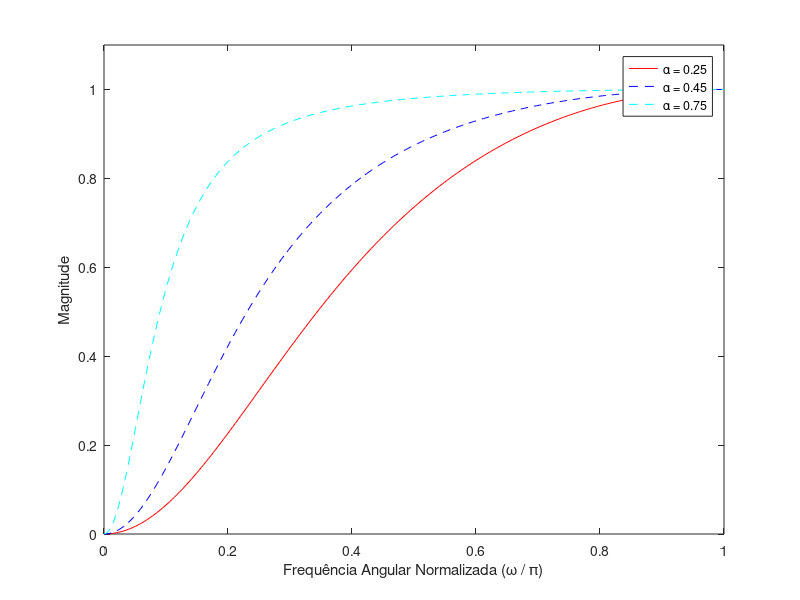
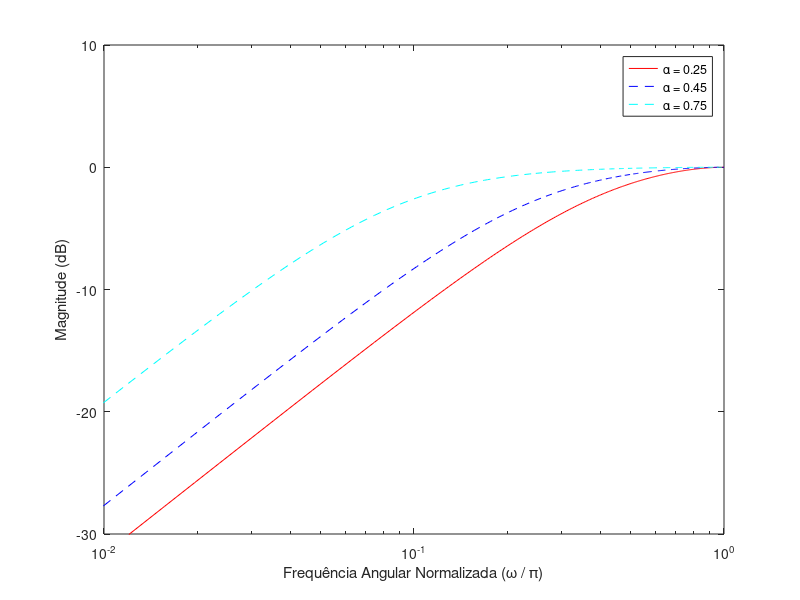

These charts were generated, in order, by the following MATLAB code:
% Plots em magnitude (Magnitude x Ω – frequência normalizada, 0 ≤ Ω ≤ 1)
% e em decibéis (Ganho em dB x Ω – frequência normalizada, 10-2 ≤ Ω ≤ 10^0 ) 
% da resposta em frequência |HPA(ejw)|^2 de um Filtro Passa-Altas IIR de 1ª ordem
% para valores de  = 0.25, 0.45 e 0.75. 

w = 0:pi/255:pi;
% Função de transferência
H1 = freqz([0.625 -0.625], [1 -0.25],w);
H2 = freqz([0.725 -0.725], [1 -0.45],w);
H3 = freqz([0.875 -0.875], [1 -0.75],w);
% Cálculo da Magnitude
m1 = abs(H1);
m2 = abs(H2);
m3 = abs(H3);
% Magnitude ao quadrado
n1 = (m1.^2);
n2 = (m2.^2);
n3 = (m3.^2);
% Cálculo da Magnitude em dB
dB1 = mag2db(m1);
dB2 = mag2db(m2);
dB3 = mag2db(m3);
% Plot da Resposta em Magnitude
figure(1);plot(w/pi,n1,'r-',w/pi,n2,'b--',w/pi,n3,'c--');
ylabel('Magnitude');
xlabel('Frequência Angular Normalizada (\omega / \pi)');
legend('\alpha = 0.25','\alpha = 0.45','\alpha = 0.75');
ylim([0 1.1]);
xlim([0 1]);
% Plot da Resposta em frequência
figure(2); semilogx(w/pi,dB1,'r-', w/pi,dB2,'b--',w/pi,dB3,'c--');
ylabel('Magnitude (dB)');
xlabel('Frequência Angular Normalizada (\omega / \pi)');
legend('\alpha = 0.25','\alpha = 0.45','\alpha = 0.75');
ylim([-30 10]);
xlim([0.01 1]);
